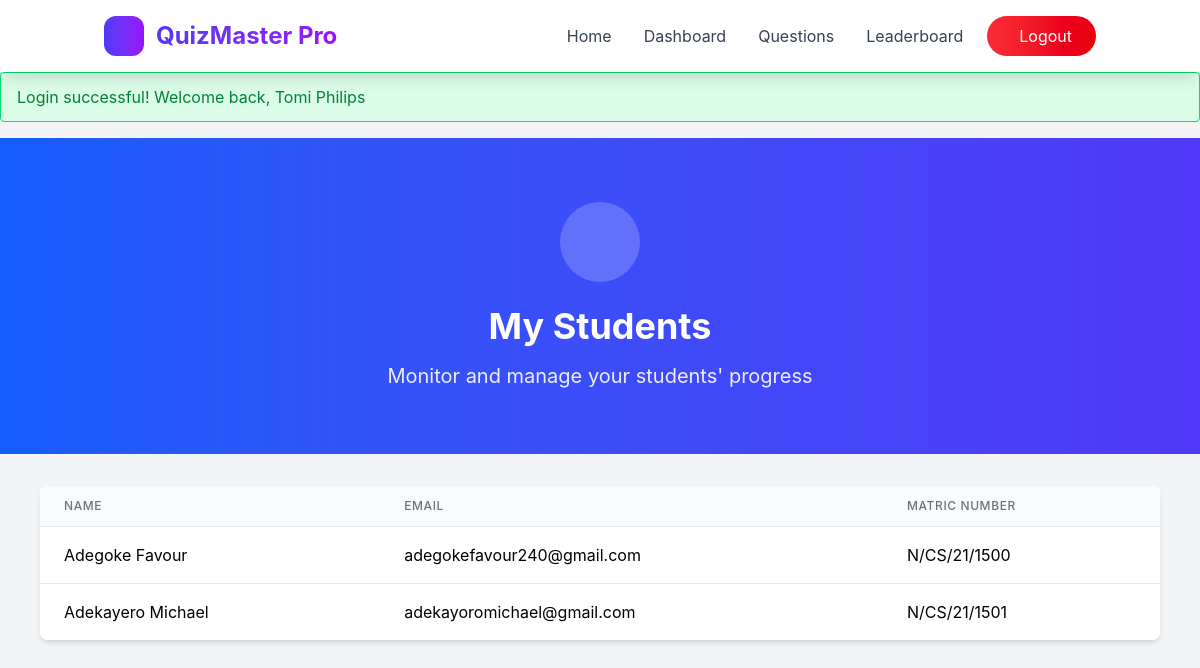
The app's page /lecturer/students.php (signed in) with its own data.
### tables this page shows
CREATE TABLE `users` (
  `id` int(11) NOT NULL,
  `name` varchar(100) NOT NULL,
  `email` varchar(100) DEFAULT NULL,
  `matric_number` varchar(50) DEFAULT NULL,
  `password` varchar(255) NOT NULL,
  `role` enum('admin','lecturer','student') DEFAULT 'student',
  `lecturer_id` int(11) DEFAULT NULL,
  `profile_image` varchar(255) DEFAULT NULL,
  `phone` varchar(20) DEFAULT NULL,
  `department` varchar(100) DEFAULT NULL,
  `is_active` tinyint(1) DEFAULT 1,
  `email_verified` tinyint(1) DEFAULT 0,
  `last_login` timestamp NULL DEFAULT NULL,
  `created_at` timestamp NOT NULL DEFAULT current_timestamp(),
  `updated_at` timestamp NOT NULL DEFAULT current_timestamp() ON UPDATE current_timestamp()
);

### lecturer/students.php (the view, shortened to what this page needs)
<?php
require_once __DIR__ . '/../includes/session.php';
require_once __DIR__ . '/../includes/db.php';
$lecturer_id = $_SESSION['user_id'];
$students = [];
$stmt = $conn->prepare("SELECT id, name, email, matric_number FROM users WHERE lecturer_id = ? AND role = 'student' ORDER BY name");
$stmt->bind_param("i", $lecturer_id);
$stmt->execute();
$result = $stmt->get_result();
if ($result) {
    while ($row = $result->fetch_assoc()) {
        $students[] = $row;
    }
}
?>
<!DOCTYPE html>
<html lang="en">
<head>
    <link rel="stylesheet" href="../src/output.css">
</head>
<body class="bg-gray-100 min-h-screen font-['Inter']">
    <nav class="bg-white/95 backdrop-blur-sm shadow-lg sticky top-0 z-50">
        <div class="container mx-auto px-4">
            <div class="flex justify-between items-center py-4">
                <div class="flex items-center space-x-3">
                    <div class="w-10 h-10 bg-gradient-to-r from-indigo-600 to-purple-600 rounded-xl flex items-center justify-center">
                    </div>
                    <h1 class="text-2xl font-bold bg-gradient-to-r from-indigo-600 to-purple-600 bg-clip-text text-transparent">
                    </h1>
                </div>
                <div class="flex items-center space-x-6">
                    <a href="../index.php" class="flex items-center space-x-2 text-gray-700 hover:text-indigo-600 transition duration-200">
                        <span>Home</span>
                    </a>
                    <a href="dashboard.php" class="flex items-center space-x-2 text-gray-700 hover:text-indigo-600 transition duration-200">
                        <span>Dashboard</span>
                    </a>
                    <a href="questions.php" class="flex items-center space-x-2 text-gray-700 hover:text-indigo-600 transition duration-200">
                        <span>Questions</span>
                    </a>
                    <a href="../leaderboard.php" class="flex items-center space-x-2 text-gray-700 hover:text-indigo-600 transition duration-200">
                        <span>Leaderboard</span>
                    </a>
                    <a href="../auth/logout.php" class="bg-gradient-to-r from-red-500 to-red-600 text-white px-6 py-2 rounded-full hover:from-red-600 hover:to-red-700 transition duration-200">
                        <i class="fas fa-sign-out-alt mr-2"></i>Logout
                    </a>
                </div>
            </div>
        </div>
    </nav>
    <div class="bg-gradient-to-r from-blue-600 to-indigo-600 py-16 mb-8">
        <div class="container mx-auto px-4 text-center">
            <div class="w-20 h-20 bg-white/20 rounded-full flex items-center justify-center mx-auto mb-6">
            </div>
            <h1 class="text-4xl font-bold text-white mb-4">My Students</h1>
            <p class="text-xl text-white/90">Monitor and manage your students' progress</p>
        </div>
    </div>
    <div class="container mx-auto px-4 max-w-6xl pb-16">
            <div class="bg-white rounded-lg shadow-md overflow-hidden">
                <table class="min-w-full divide-y divide-gray-200">
                    <thead class="bg-gray-50">
                        <tr>
                            <th class="px-6 py-3 text-left text-xs font-medium text-gray-500 uppercase tracking-wider">Name</th>
                            <th class="px-6 py-3 text-left text-xs font-medium text-gray-500 uppercase tracking-wider">Email</th>
                            <th class="px-6 py-3 text-left text-xs font-medium text-gray-500 uppercase tracking-wider">Matric Number</th>
                        </tr>
                    </thead>
                    <tbody class="bg-white divide-y divide-gray-200">
                        <?php foreach ($students as $student): ?>
                            <tr>
                                <td class="px-6 py-4 whitespace-nowrap"><?= htmlspecialchars($student['name']) ?></td>
                                <td class="px-6 py-4 whitespace-nowrap"><?= htmlspecialchars($student['email'] ?? '') ?></td>
                                <td class="px-6 py-4 whitespace-nowrap"><?= htmlspecialchars($student['matric_number'] ?? '') ?></td>
                            </tr>
                        <?php endforeach; ?>
                    </tbody>
                </table>
            </div>
        </div>
</body>
</html>

### records on screen
users: name "Adegoke Favour", email "adegokefavour240@gmail.com", matric_number "N/CS/21/1500"
users: name "Adekayero Michael", email "adekayoromichael@gmail.com", matric_number "N/CS/21/1501"

### other values on screen
$_SESSION[$name] "Login successful! Welcome back, Tomi Philips"
